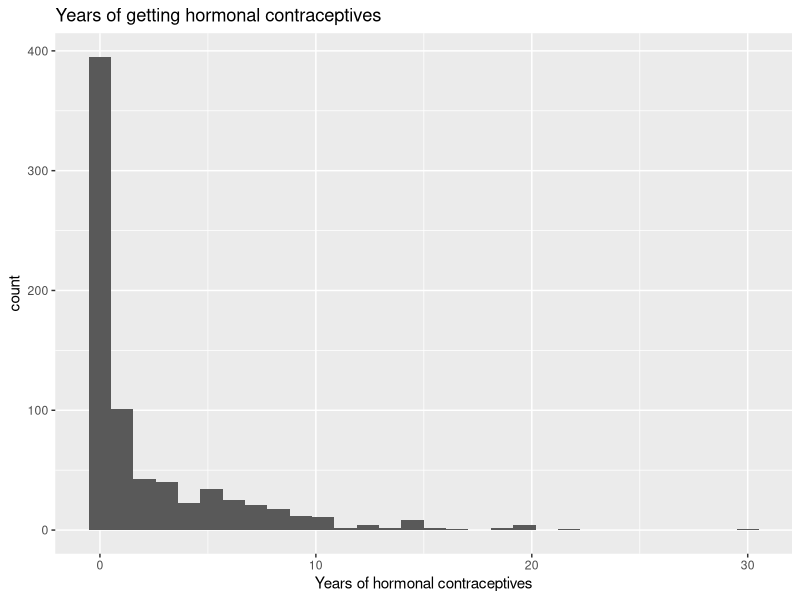

Write R code to recreate this figure.
library(ggplot2)
library(dplyr)

bc_data <- read.csv("./cervicalcancerdata.csv", stringsAsFactor = FALSE)

ggplot(bc_data) + 
  geom_histogram(aes(x = Hormonal.Contraceptives..years.)) +
  labs(title = "Years of getting hormonal contraceptives",
       x = "Years of hormonal contraceptives")
  